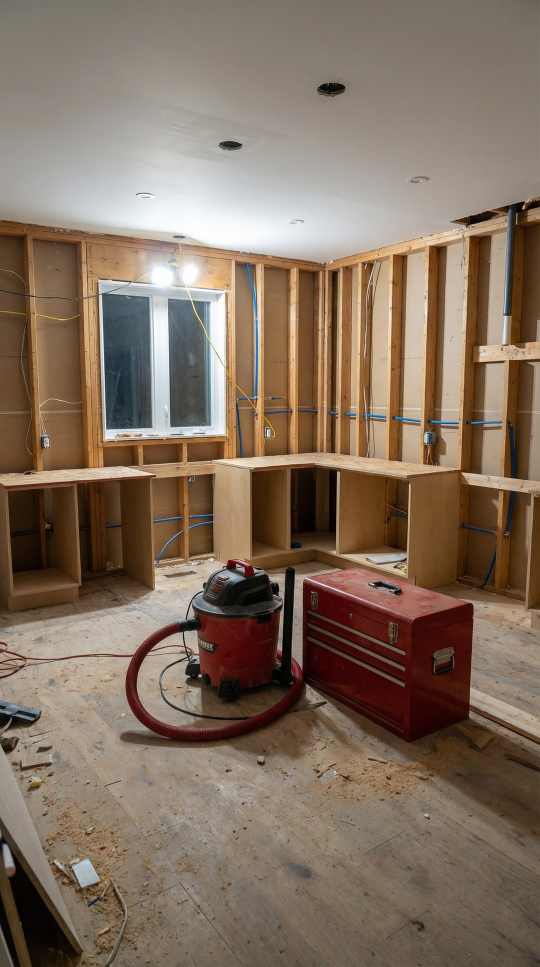
#> input picture ai-timelapse/input/sample-before.jpg, 1080 x 1934 px (shown at 1/2 size)
$ python construct_timelapse.py --before input/sample-before.jpg --after input/sample-before.jpg
#> lines starting #> are read from the running program, lines starting #| are printed output that depends on the picture
#!/usr/bin/env python3
"""Build a construction timelapse locally, without a GPU or any API key.

A cross-dissolve between a site photo and a finished render is a slideshow: no
new information appears between the two frames. This renderer instead stages
the transformation the way a real timelapse shows it.

  * A construction line sweeps upward, and the finished building appears below
    it while the raw site remains above - the structure rises rather than
    fading in.
  * Just above that line sits a band of skeletal detail derived from the
    finished frame's edges, which reads as formwork, scaffolding and framing:
    the part that is up but not yet clad.
  * A day/night cycle runs across the whole video, so elapsed time is legible
    rather than implied.
  * The build pauses at discrete stage holds, because real progress is lumpy.

It invents no geometry - everything comes from the two frames you supply - but
what it does invent is a plausible *order of assembly*, and that is what makes
the result read as a timelapse.

For genuinely new motion (workers, cranes, traffic) use ai_pipeline.py, which
needs Gemini, Fal.ai and Kie.ai keys.

Example
-------
    python3 construct_timelapse.py --before site.jpg --after render.jpg \
        --duration 20 --stages 5 --days 3
"""

from __future__ import annotations

import argparse
import os
import sys

import numpy as np
from PIL import Image, ImageFilter

PRESETS = {
    "9:16": (1080, 1920),
    "16:9": (1920, 1080),
    "1:1": (1080, 1080),
    "4:5": (1080, 1350),
}


def parse_args(argv=None):
    p = argparse.ArgumentParser(
        description="Render a staged construction timelapse from a before and an after image.",
        formatter_class=argparse.ArgumentDefaultsHelpFormatter,
    )
    p.add_argument("--before", required=True, help="Site / initial state image")
    p.add_argument("--after", required=True, help="Finished / final state image")
    p.add_argument("-o", "--out", default="output/construction.mp4", help="Output MP4")
    p.add_argument("--duration", type=float, default=20.0, help="Total length in seconds")
    p.add_argument("--fps", type=int, default=30, help="Frames per second")
    p.add_argument("--aspect", default="9:16", choices=sorted(PRESETS), help="Aspect preset")
    p.add_argument("--size", default=None, metavar="WxH", help="Explicit size, overrides --aspect")
    p.add_argument("--stages", type=int, default=5, help="Discrete build stages to pause on")
    p.add_argument("--days", type=float, default=3.0, help="Day/night cycles across the video")
    p.add_argument(
        "--daylight",
        type=float,
        default=0.45,
        help="Strength of the day/night cycle, 0 disables it",
    )
    p.add_argument(
        "--skeleton",
        type=float,
        default=0.22,
        help="Height of the scaffolding band, as a fraction of the frame",
    )
    p.add_argument("--zoom", type=float, default=1.10, help="Ken Burns push-in over the video")
    p.add_argument(
        "--settle",
        type=float,
        default=0.12,
        help="Share of the video held on the finished building at the end",
    )
    p.add_argument("--crf", type=int, default=18, help="x264 quality, lower is better")
    return p.parse_args(argv)


def target_size(args):
    if args.size:
        try:
            w, h = (int(v) for v in args.size.lower().split("x"))
        except ValueError:
            raise SystemExit(f"--size must look like 1080x1920, got {args.size!r}")
    else:
        w, h = PRESETS[args.aspect]
    return w - (w % 2), h - (h % 2)


def load_cover(path, size):
#> called with path = 'input/sample-before.jpg', size = (1188, 2112)
    if not os.path.isfile(path):
        raise SystemExit(f"Input image not found: {path}")
    img = Image.open(path).convert("RGB")
#> img is the input picture: PIL image 1080x1934 RGB; mean R, G, B 130, 111.4, 95.2
    tw, th = size
    scale = max(tw / img.width, th / img.height)
#> scale = 1.1
    img = img.resize((max(tw, round(img.width * scale)), max(th, round(img.height * scale))), Image.LANCZOS)
#> img: PIL image 1188x2127 RGB
    left, top = (img.width - tw) // 2, (img.height - th) // 2
#> left = 0; top = 7
    return img.crop((left, top, left + tw, top + th))
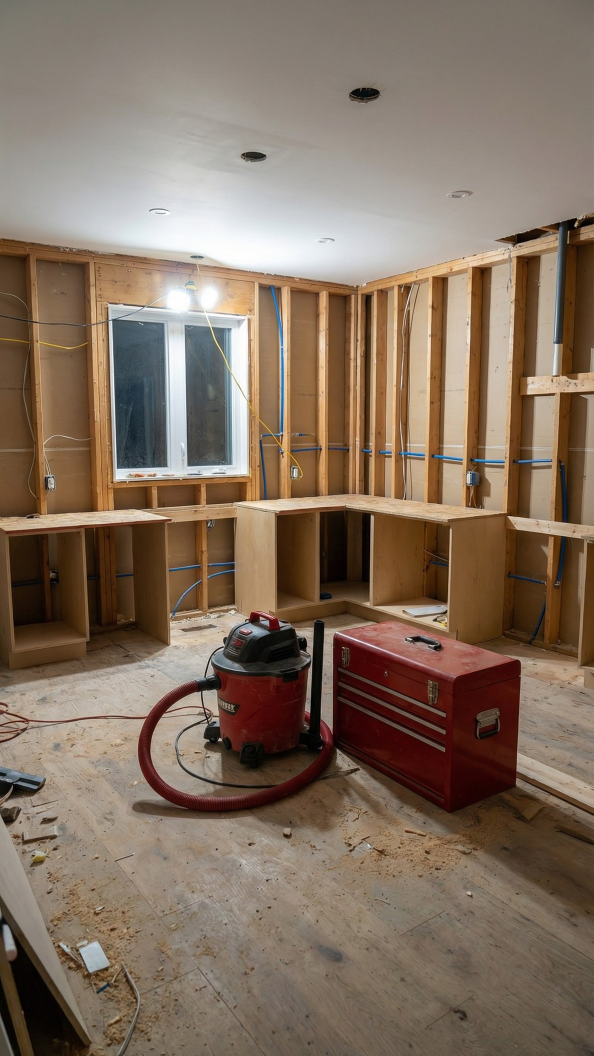
#> returned value: PIL image 1188x2112 RGB (shown at 1/2 size); mean R, G, B 130.2, 111.5, 95.2


def smoothstep(x):
    x = np.clip(x, 0.0, 1.0)
    return x * x * (3.0 - 2.0 * x)


def make_skeleton(finished_img):
    """Derive a formwork-like rendering from the finished frame.

    Edges become bright lines on a desaturated, concrete-toned base, which is
    close to how a structure looks once it is up but not yet clad.
    """
    grey = finished_img.convert("L")
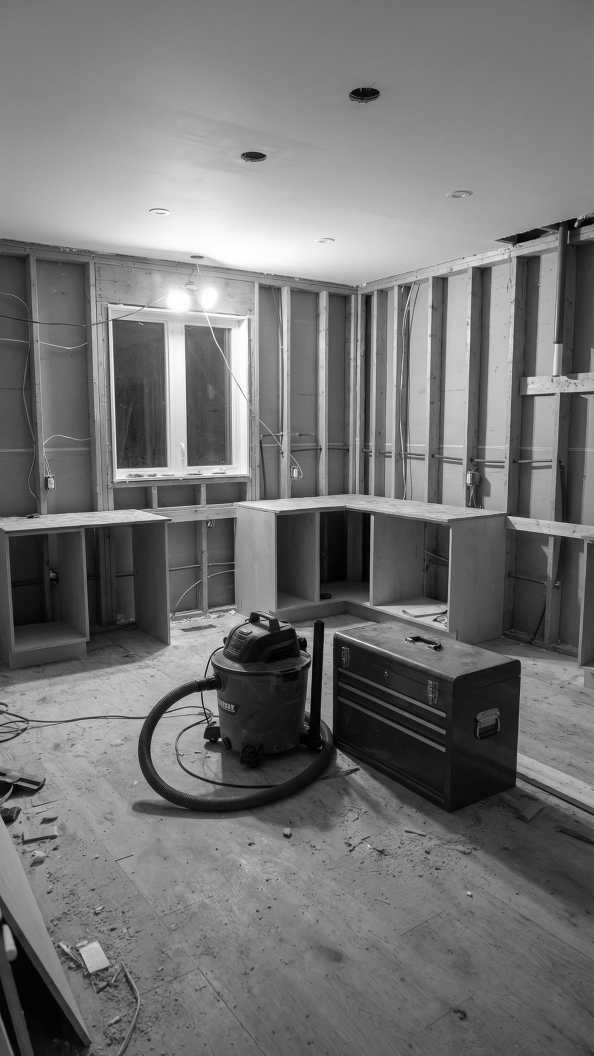
#> grey: PIL image 1188x2112 L (shown at 1/2 size); min 0, max 255, mean 115.3
    edges = grey.filter(ImageFilter.FIND_EDGES).filter(ImageFilter.MaxFilter(3))
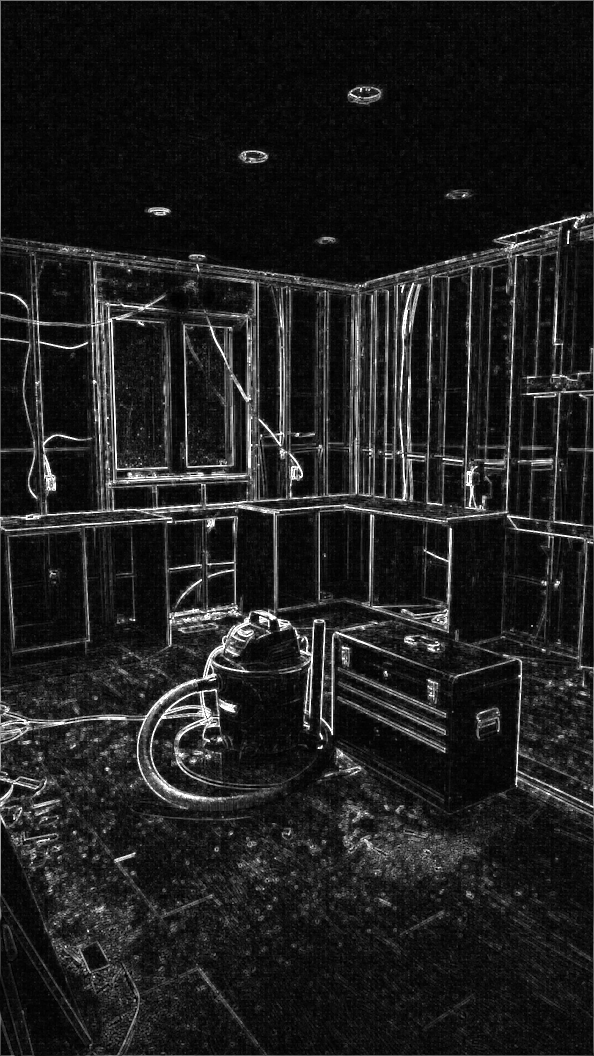
#> edges: PIL image 1188x2112 L (shown at 1/2 size); min 0, max 255, mean 30.8
    edges = np.asarray(edges, dtype=np.float32) / 255.0
#> edges: shape (2112, 1188) float32
    edges = np.clip(edges * 2.6, 0.0, 1.0)
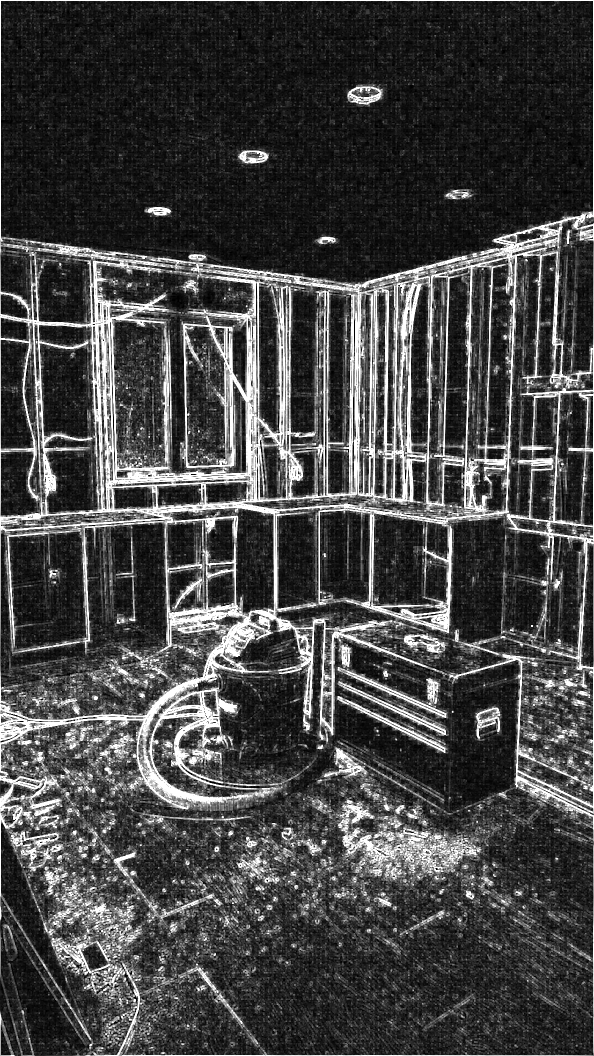
#> edges: shape (2112, 1188) float32 (shown at 1/2 size); min 0, max 1, mean 0.268

    base = np.asarray(grey, dtype=np.float32)[..., None]
    # Cool grey concrete, lifted toward the raw-material end of the palette.
    concrete = base * np.array([0.62, 0.63, 0.66], dtype=np.float32) + 46.0
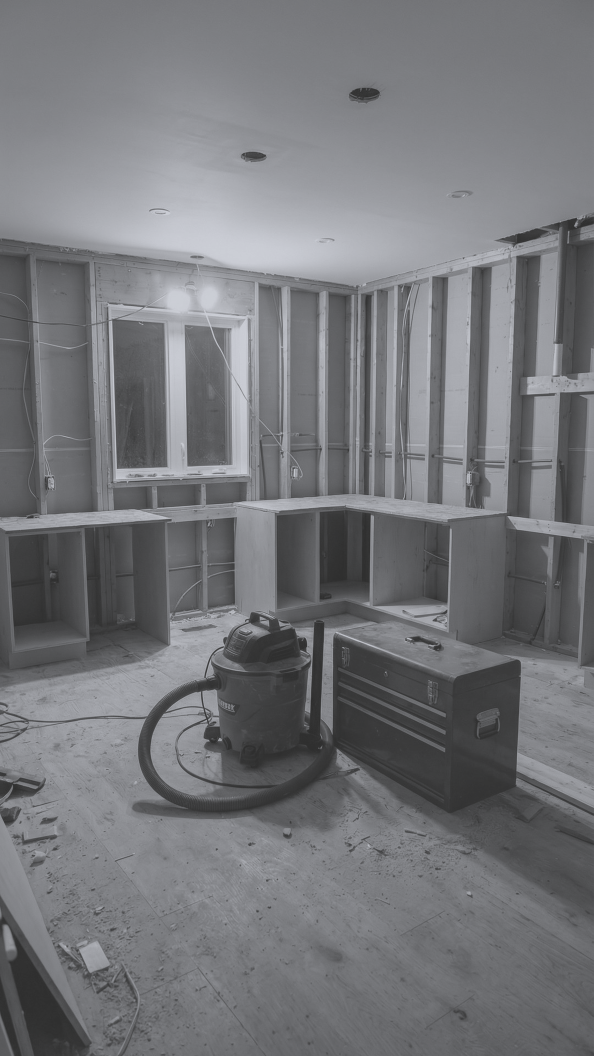
#> concrete: shape (2112, 1188, 3) float32 (shown at 1/2 size); mean R, G, B 117.5, 118.7, 122.2
    timber = np.array([196.0, 158.0, 104.0], dtype=np.float32)
    return np.clip(concrete + edges[..., None] * timber, 0, 255)
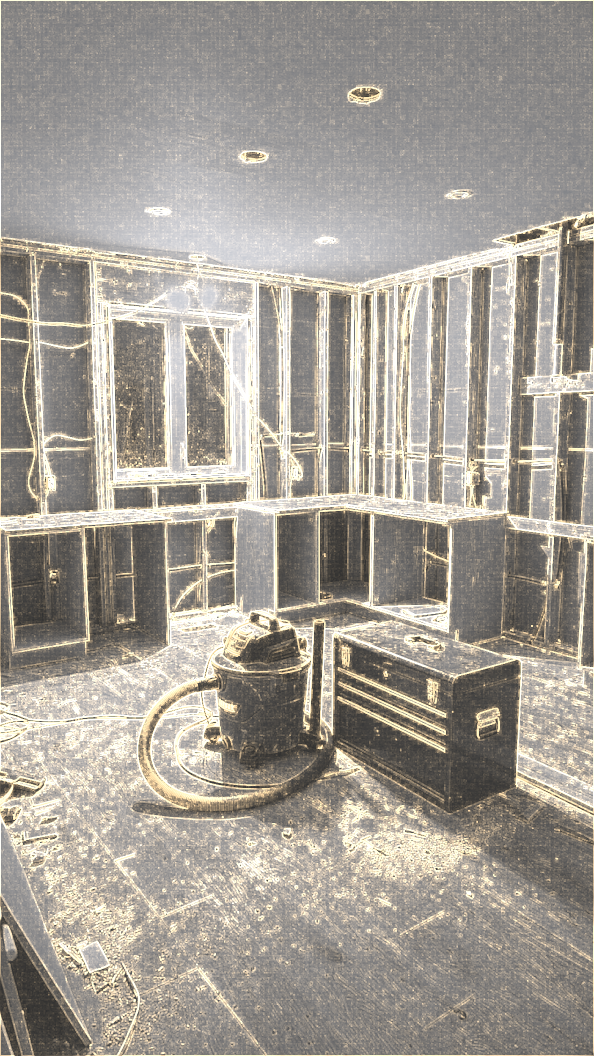
#> returned value: shape (2112, 1188, 3) float32 (shown at 1/2 size); mean of channels 0, 1, 2 163.2, 157.7, 149.5; drawn as R, G, B


def build_curve(total_frames, stages, settle):
    """Progress of the construction line over time, 0 (site) to 1 (finished).

    Real builds advance in bursts and then pause for inspection, so the curve
    is a staircase with eased risers rather than a straight ramp.
    """
    settle_frames = int(total_frames * np.clip(settle, 0.0, 0.6))
    build_frames = max(1, total_frames - settle_frames)
    stages = max(1, stages)

    t = np.linspace(0.0, 1.0, build_frames, endpoint=False)
    scaled = t * stages
    index = np.floor(scaled)
    within = scaled - index
    # 70% of each stage rises, the last 30% holds.
    risen = smoothstep(np.clip(within / 0.7, 0.0, 1.0))
    curve = (index + risen) / stages
    return np.concatenate([curve, np.ones(settle_frames, dtype=np.float32)])


def daylight(t, days, strength):
    """Multiplicative warm/cool tint and brightness for the time of day."""
    if strength <= 0:
        return np.ones(3, dtype=np.float32)
    phase = 2.0 * np.pi * days * t
    sun = np.sin(phase)  # +1 midday, -1 night
    brightness = 1.0 + 0.30 * sun * strength
    warmth = np.array([1.0 + 0.16 * strength * (1.0 - sun),
                       1.0,
                       1.0 + 0.20 * strength * sun], dtype=np.float32)
    return np.clip(brightness * warmth, 0.25, 1.9).astype(np.float32)


def main(argv=None):
    args = parse_args(argv)
    if args.duration <= 0 or args.fps <= 0:
        raise SystemExit("--duration and --fps must be positive.")
    try:
        import imageio.v2 as imageio
    except ImportError:
        raise SystemExit("Missing dependency. Run: pip install -r requirements.txt")

    out_w, out_h = target_size(args)
    zoom = max(1.0, args.zoom)
    canvas = (round(out_w * zoom), round(out_h * zoom))

    before_img = load_cover(args.before, canvas)
    after_img = load_cover(args.after, canvas)
    before = np.asarray(before_img, dtype=np.float32)
    after = np.asarray(after_img, dtype=np.float32)
    skeleton = make_skeleton(after_img)

    cw, ch = canvas
    total_frames = max(2, int(round(args.duration * args.fps)))
    curve = build_curve(total_frames, args.stages, args.settle)

    # Row coordinates as a column vector, normalised so 0 is the bottom of the
    # frame and 1 the top - the direction construction actually grows.
    rows = np.linspace(1.0, 0.0, ch, dtype=np.float32)[:, None, None]
    band = max(1e-3, args.skeleton)
    feather = band * 0.45

    os.makedirs(os.path.dirname(os.path.abspath(args.out)) or ".", exist_ok=True)
    writer = imageio.get_writer(
        args.out,
        fps=args.fps,
        codec="libx264",
        pixelformat="yuv420p",
        macro_block_size=None,
        ffmpeg_params=["-crf", str(args.crf), "-preset", "medium", "-movflags", "+faststart"],
    )

    print(
        f"Rendering {total_frames} frames @ {args.fps}fps ({args.duration:g}s, "
        f"{out_w}x{out_h}, {args.stages} stages, {args.days:g} day cycles) -> {args.out}"
    )

    try:
        for i in range(total_frames):
            t = i / max(1, total_frames - 1)
            progress = float(curve[i])

            # The clad line; the scaffolding band sits just above it.
            clad_y = progress * (1.0 + band)
            m_clad = smoothstep((clad_y - rows) / feather)
            m_built = smoothstep((clad_y + band - rows) / feather)
            m_skel = np.clip(m_built - m_clad, 0.0, 1.0)

            frame = before * (1.0 - m_built) + skeleton * m_skel + after * m_clad

            # Once finished, let the scene settle into its final grade.
            if progress >= 1.0:
                frame = after

            frame = frame * daylight(t, args.days, args.daylight)

            z = 1.0 + (zoom - 1.0) * smoothstep(t)
            vw, vh = round(cw / z), round(ch / z)
            left, top = (cw - vw) // 2, (ch - vh) // 2
            view = np.clip(frame[top : top + vh, left : left + vw], 0, 255).astype(np.uint8)

            img = Image.fromarray(view)
            if img.size != (out_w, out_h):
                img = img.resize((out_w, out_h), Image.LANCZOS)
            writer.append_data(np.asarray(img))

            if (i + 1) % args.fps == 0 or i + 1 == total_frames:
                print(f"  {i + 1}/{total_frames}", end="\r", flush=True)
#> this loop made 1 pass
#> pass 1, in main, `frame = before * (1.0 - m_built) + skeleton * m_skel + after * m_clad`:
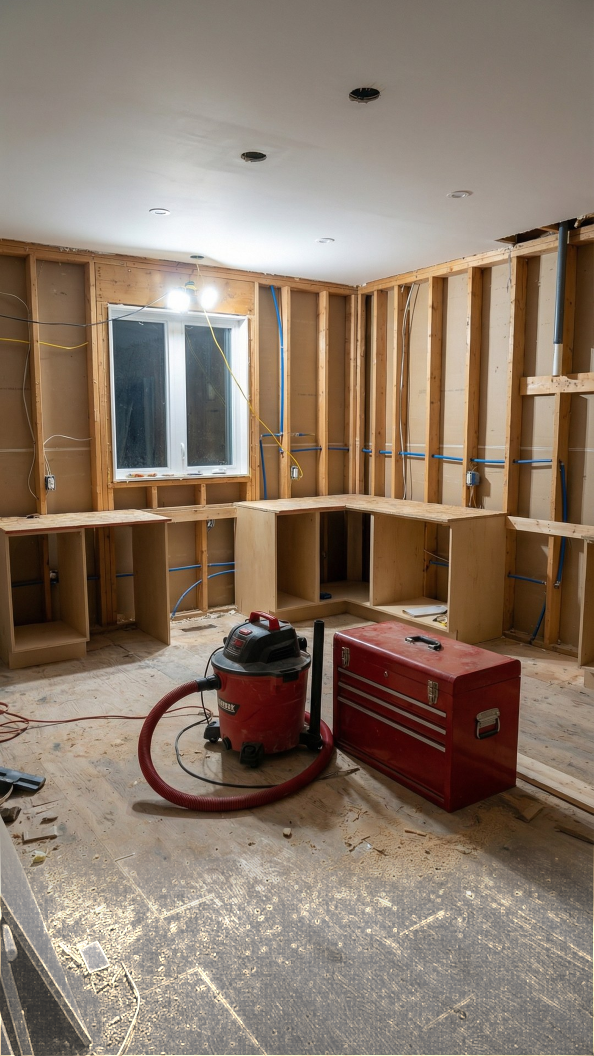
#> frame: shape (2112, 1188, 3) float32 (shown at 1/2 size); mean R, G, B 137.3, 119.7, 104.3
    finally:
        writer.close()

    print(f"\nDone: {args.out} ({os.path.getsize(args.out) / 1e6:.1f} MB)")
    return 0


if __name__ == "__main__":
#> (the run stopped early here; a loop or call above may not have finished)
